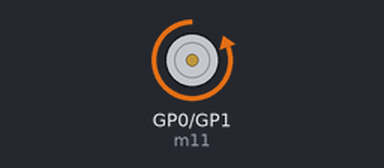
The program below on a simulated Raspberry Pi Pico running MicroPython. Shown: motor-driver pin pairs drawn as motors (green arrow = first pin HIGH = forward, orange = second pin HIGH = backward, longer = more drive).

Above: at 0.5 s.
At 1.5 s:
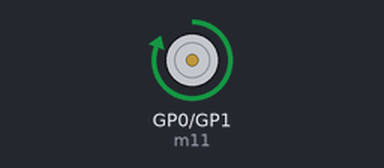
At 5.5 s:
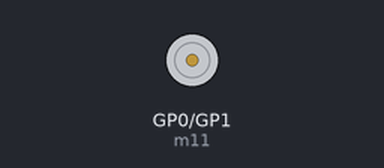
Timing chart, 0 to 6.9 s (numbered marks = the images above):
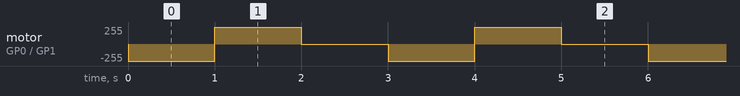

The program:

m1_check.py
```python
from machine import Pin
import time

m11 = Pin(0, Pin.OUT)
m12 = Pin(1, Pin.OUT)

while True:
    m11.value(0)
    m12.value(1)
    time.sleep(1)
    m11.value(1)
    m12.value(0)
    time.sleep(1)
    m11.value(0)
    time.sleep(1)
```

Measured:
- by itself, motor on GP0 (m11) / GP1 (m12): repeats every 3.0 s: forward 255/255 1.0 s, stopped 1.0 s, backward 255/255 1.0 s
